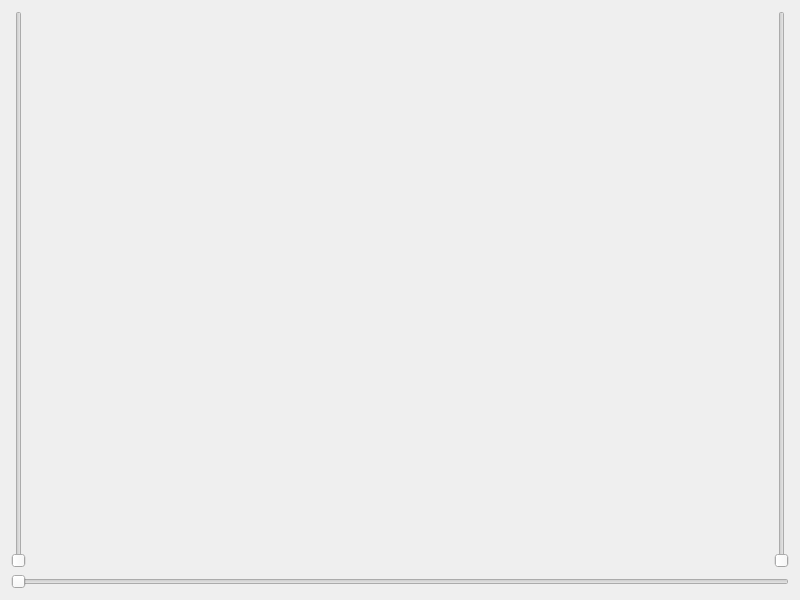
<?xml version="1.0" encoding="UTF-8"?>
<ui version="4.0">
 <class>frmGaugeRange</class>
 <widget class="QWidget" name="frmGaugeRange">
  <property name="geometry">
   <rect>
    <x>0</x>
    <y>0</y>
    <width>800</width>
    <height>600</height>
   </rect>
  </property>
  <property name="windowTitle">
   <string>Form</string>
  </property>
  <layout class="QGridLayout" name="gridLayout">
   <item row="0" column="1" colspan="2">
    <widget class="QWidget" name="widget" native="true">
     <layout class="QHBoxLayout" name="horizontalLayout">
      <item>
       <widget class="GaugeRange" name="gaugeRange1"/>
      </item>
      <item>
       <widget class="GaugeRange" name="gaugeRange2"/>
      </item>
     </layout>
    </widget>
   </item>
   <item row="0" column="0">
    <widget class="QSlider" name="horizontalSlider1"/>
   </item>
   <item row="0" column="3">
    <widget class="QSlider" name="horizontalSlider2"/>
   </item>
   <item row="1" column="0" colspan="4">
    <widget class="QSlider" name="horizontalSlider">
     <property name="orientation">
      <enum>Qt::Horizontal</enum>
     </property>
    </widget>
   </item>
  </layout>
 </widget>
 <customwidgets>
  <customwidget>
   <class>GaugeRange</class>
   <extends>QWidget</extends>
   <header>gaugerange.h</header>
  </customwidget>
 </customwidgets>
 <resources/>
 <connections/>
</ui>
